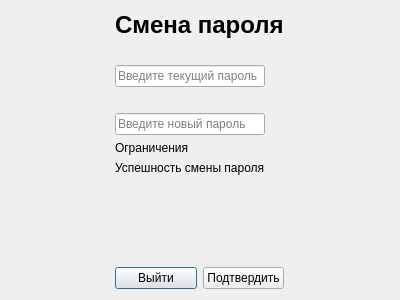
<?xml version="1.0" encoding="UTF-8"?>
<ui version="4.0">
 <class>PasswordChangeWindow</class>
 <widget class="QDialog" name="PasswordChangeWindow">
  <property name="geometry">
   <rect>
    <x>0</x>
    <y>0</y>
    <width>400</width>
    <height>300</height>
   </rect>
  </property>
  <property name="windowTitle">
   <string>Dialog</string>
  </property>
  <layout class="QGridLayout" name="gridLayout_3">
   <item row="2" column="0">
    <layout class="QHBoxLayout" name="horizontalLayout">
     <item>
      <widget class="QPushButton" name="leaveButton">
       <property name="text">
        <string>Выйти</string>
       </property>
      </widget>
     </item>
     <item>
      <widget class="QPushButton" name="applyButton">
       <property name="text">
        <string>Подтвердить</string>
       </property>
      </widget>
     </item>
    </layout>
   </item>
   <item row="0" column="0">
    <layout class="QGridLayout" name="gridLayout_2">
     <property name="sizeConstraint">
      <enum>QLayout::SetFixedSize</enum>
     </property>
     <item row="6" column="0">
      <widget class="QLabel" name="changeStatus">
       <property name="text">
        <string>Успешность смены пароля</string>
       </property>
      </widget>
     </item>
     <item row="1" column="0">
      <spacer name="verticalSpacer_3">
       <property name="orientation">
        <enum>Qt::Vertical</enum>
       </property>
       <property name="sizeType">
        <enum>QSizePolicy::Fixed</enum>
       </property>
       <property name="sizeHint" stdset="0">
        <size>
         <width>20</width>
         <height>20</height>
        </size>
       </property>
      </spacer>
     </item>
     <item row="4" column="0">
      <widget class="QLineEdit" name="newPasswdInput">
       <property name="maximumSize">
        <size>
         <width>150</width>
         <height>16777215</height>
        </size>
       </property>
       <property name="text">
        <string/>
       </property>
       <property name="echoMode">
        <enum>QLineEdit::Password</enum>
       </property>
       <property name="placeholderText">
        <string>Введите новый пароль</string>
       </property>
      </widget>
     </item>
     <item row="3" column="0">
      <spacer name="verticalSpacer_2">
       <property name="orientation">
        <enum>Qt::Vertical</enum>
       </property>
       <property name="sizeType">
        <enum>QSizePolicy::Fixed</enum>
       </property>
       <property name="sizeHint" stdset="0">
        <size>
         <width>20</width>
         <height>20</height>
        </size>
       </property>
      </spacer>
     </item>
     <item row="2" column="0">
      <widget class="QLineEdit" name="oldPasswdInput">
       <property name="maximumSize">
        <size>
         <width>150</width>
         <height>16777215</height>
        </size>
       </property>
       <property name="echoMode">
        <enum>QLineEdit::Password</enum>
       </property>
       <property name="placeholderText">
        <string>Введите текущий пароль</string>
       </property>
      </widget>
     </item>
     <item row="0" column="0">
      <widget class="QLabel" name="Header">
       <property name="text">
        <string>&lt;h1&gt;Смена пароля&lt;/h1&gt;</string>
       </property>
      </widget>
     </item>
     <item row="5" column="0">
      <widget class="QLabel" name="limitationNotify">
       <property name="text">
        <string>Ограничения</string>
       </property>
      </widget>
     </item>
    </layout>
   </item>
   <item row="1" column="0">
    <spacer name="verticalSpacer">
     <property name="orientation">
      <enum>Qt::Vertical</enum>
     </property>
     <property name="sizeType">
      <enum>QSizePolicy::Expanding</enum>
     </property>
     <property name="sizeHint" stdset="0">
      <size>
       <width>20</width>
       <height>40</height>
      </size>
     </property>
    </spacer>
   </item>
  </layout>
 </widget>
 <resources/>
 <connections/>
</ui>
